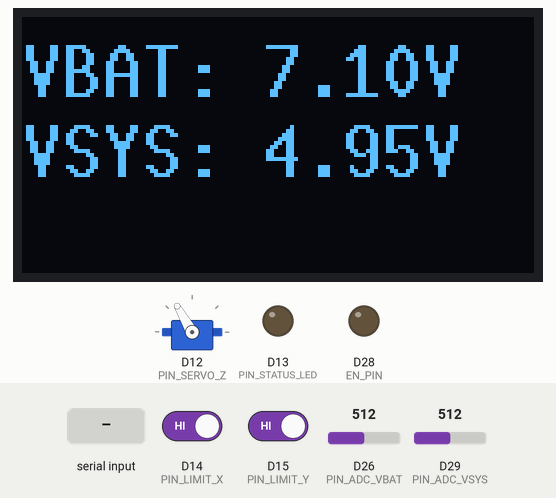
A sketch run on a simulated Arduino Due. On the bench: servo, 128×64 one-colour display, output pins drawn as LEDs (lit = HIGH). Inputs (shaded band) come from the test bench; at power-on: D14 (PIN_LIMIT_X) HIGH, D15 (PIN_LIMIT_Y) HIGH, D26 (PIN_ADC_VBAT) = 512, D29 (PIN_ADC_VSYS) = 512 (analog values on the 0–1023 scale). Stepper angles assume 200 steps per turn; what the sketch prints to the serial monitor is not drawn.

Above: at 2.8 s.

The sketch:

PLOTBOT_V02_stable.ino
```cpp
#include "pins.h"
#include "config.h"
#include "motion.h"
#include "gcode.h"
#include "power_monitor.h"
#include "display.h"

String input;

unsigned long lastCommandTime = 0;

void setup() {
    Serial.begin(14101);
    analogReadResolution(12);

    motionInit();
    gcodeInit();
    displayInit();
    pinMode(LED_BUILTIN, OUTPUT);
    Serial.println("VBAT monitor started");

    Serial.println("PlotBot ready");

    pinMode(EN_PIN, OUTPUT);
    digitalWrite(EN_PIN, LOW);
    lastCommandTime = millis();
}

void loop() {
    digitalWrite(LED_BUILTIN, HIGH);
    float vbat = readVBAT();
    float vsys = readVSYS();
    digitalWrite(LED_BUILTIN, LOW);
    displayVoltages(vbat, vsys);
    delay(1000);

    while (Serial.available()) {
        digitalWrite(EN_PIN, LOW);     // enable drivers
        char c = Serial.read();
        if (c == '\n' || c == '\r') {
            if (input.length()) {
                parseAndExecute(input);
                input = "";
                Serial.println("ok");
            }
        } else {
            input += c;
        }
    }

    delay(1000);

    // Sleep mode
    if (millis() - lastCommandTime > INACTIVITY_TIMEOUT) {
        digitalWrite(EN_PIN, HIGH);     // disable drivers
    }
}
```

display.cpp
```cpp
#include <U8g2lib.h>
#include "pins.h"
#include "display.h"

U8G2_SH1106_128X64_NONAME_F_4W_SW_SPI u8g2(
    U8G2_R0,
    PIN_SPI_SCK,
    PIN_SPI_MOSI,
    PIN_SPI_CS,
    PIN_SPI_MISO,
    U8X8_PIN_NONE
);

void displayInit() {
    u8g2.begin();
}

void displayVoltages(float vbat, float vsys) {
    char buf[16];
    u8g2.clearBuffer();
    u8g2.setFont(u8g2_font_10x20_tr);

    snprintf(buf, sizeof(buf), "VBAT: %.2fV", vbat);
    u8g2.drawStr(0, 20, buf);

    snprintf(buf, sizeof(buf), "VSYS: %.2fV", vsys);
    u8g2.drawStr(0, 40, buf);

    u8g2.sendBuffer();
}
```

display.h
```cpp
#pragma once

void displayInit();
void displayVoltages(float vbat, float vsys);
```

gcode.cpp
```cpp
#include <Arduino.h>
#include "gcode.h"
#include "motion.h"

void gcodeInit() {}

void parseAndExecute(const String& cmd) {
    String c = cmd;
    c.trim();
    c.toUpperCase();

    if (c.startsWith("G28")) {
        homeAxes();
        return;
    }

    if (!c.startsWith("G1")) return;

    float x = currentX;
    float y = currentY;
    float r = currentR;

    int zi = c.indexOf('Z');
    if (zi != -1) setServoZ(c.substring(zi + 1).toInt());

    int xi = c.indexOf('X');
    if (xi != -1) x = c.substring(xi + 1).toFloat();

    int yi = c.indexOf('Y');
    if (yi != -1) y = c.substring(yi + 1).toFloat();

    int ri = c.indexOf('R');
    if (ri != -1) r = c.substring(ri + 1).toFloat();

    moveTo(x, y, r);
}
```

gcode.h
```cpp
#pragma once

void gcodeInit();
void parseAndExecute(const String& cmd);
```

motion.cpp
```cpp
#include <Arduino.h>
#include <AccelStepper.h>
#include <Servo.h>

#include "pins.h"
#include "config.h"
#include "motion.h"

float currentX = 0;
float currentY = 0;
float currentR = 0;
int   currentZ = SERVO_DEFAULT_ANGLE;

AccelStepper stepperRF(AccelStepper::DRIVER, PIN_STEP_RF, PIN_DIR_RF);
AccelStepper stepperLF(AccelStepper::DRIVER, PIN_STEP_LF, PIN_DIR_LF);
AccelStepper stepperRB(AccelStepper::DRIVER, PIN_STEP_RB, PIN_DIR_RB);
AccelStepper stepperLB(AccelStepper::DRIVER, PIN_STEP_LB, PIN_DIR_LB);

Servo servoZ;

void motionInit() {
    pinMode(PIN_LIMIT_X, INPUT_PULLUP);
    pinMode(PIN_LIMIT_Y, INPUT_PULLUP);

    stepperRF.setMaxSpeed(MAX_SPEED);
    stepperLF.setMaxSpeed(MAX_SPEED);
    stepperRB.setMaxSpeed(MAX_SPEED);
    stepperLB.setMaxSpeed(MAX_SPEED);

    stepperRF.setAcceleration(ACCELERATION);
    stepperLF.setAcceleration(ACCELERATION);
    stepperRB.setAcceleration(ACCELERATION);
    stepperLB.setAcceleration(ACCELERATION);

    servoZ.attach(PIN_SERVO_Z, SERVO_MIN_US, SERVO_MAX_US);
    servoZ.write(currentZ);
}

void homeAxes() {
    stepperRF.setSpeed( 100);
    stepperLF.setSpeed(-100);
    stepperRB.setSpeed(-100);
    stepperLB.setSpeed( 100);

    while (digitalRead(PIN_LIMIT_X)) {
        stepperRF.runSpeed();
        stepperLF.runSpeed();
        stepperRB.runSpeed();
        stepperLB.runSpeed();
    }

    stepperRF.setSpeed(-100);
    stepperLF.setSpeed(-100);
    stepperRB.setSpeed(-100);
    stepperLB.setSpeed(-100);

    while (digitalRead(PIN_LIMIT_Y)) {
        stepperRF.runSpeed();
        stepperLF.runSpeed();
        stepperRB.runSpeed();
        stepperLB.runSpeed();
    }

    stepperRF.setCurrentPosition(0);
    stepperLF.setCurrentPosition(0);
    stepperRB.setCurrentPosition(0);
    stepperLB.setCurrentPosition(0);

    currentX = currentY = currentR = 0;
}

void moveTo(float x, float y, float r) {
    float dx = x - currentX;
    float dy = y - currentY;
    float dr = r - currentR;

    stepperRF.move(-dx * STEPS_PER_MM_X + dy * STEPS_PER_MM_Y - dr * STEPS_PER_DEG_R);
    stepperLF.move( dx * STEPS_PER_MM_X + dy * STEPS_PER_MM_Y + dr * STEPS_PER_DEG_R);
    stepperRB.move( dx * STEPS_PER_MM_X + dy * STEPS_PER_MM_Y - dr * STEPS_PER_DEG_R);
    stepperLB.move(-dx * STEPS_PER_MM_X + dy * STEPS_PER_MM_Y + dr * STEPS_PER_DEG_R);

    while (stepperRF.isRunning() || stepperLF.isRunning() ||
           stepperRB.isRunning() || stepperLB.isRunning()) {
        stepperRF.run();
        stepperLF.run();
        stepperRB.run();
        stepperLB.run();
    }

    currentX = x;
    currentY = y;
    currentR = r;
}

void setServoZ(int angle) {
    angle = constrain(angle, 0, 180);
    servoZ.write(angle);
    currentZ = angle;
}
```

motion.h
```cpp
#pragma once

void motionInit();
void homeAxes();
void executeG1(float x, float y, float r);
void moveLinear(float targetX, float targetY, float targetR, float step_mm);
void moveTo(float x, float y, float r);
void setServoZ(int angle);

extern float currentX;
extern float currentY;
extern float currentR;
extern int currentZ;
```

power_monitor.cpp
```cpp
#include <Arduino.h>
#include "pins.h"
#include "config.h"
#include "power_monitor.h"

float readVSYS() {
    uint16_t raw = analogRead(PIN_ADC_VSYS);
    return (raw * 3.3f / 4095.0f) * VSYS_DIVIDER;
}

void powerInit() {
    analogReadResolution(12);
    pinMode(PIN_ADC_VBAT, INPUT);
    pinMode(PIN_LED, OUTPUT);
}

float readVBAT() {
    digitalWrite(PIN_STATUS_LED, HIGH);

    uint16_t raw = analogRead(PIN_ADC_VBAT);
    float v_adc = raw * 3.3f / 4095.0f;
    float v_bat = v_adc * 4.3f;   // 10k + 33k divider
    if (v_bat < 6.0f) v_bat = 0.0f;     // battery not present

    Serial.print("VBAT: ");
    Serial.print(v_bat, 3);
    Serial.println(" V");

    digitalWrite(PIN_STATUS_LED, LOW);
    return v_bat;
}
```

power_monitor.h
```cpp
#pragma once

void powerInit();
float readVBAT();
float readVSYS();
```

config.h
```cpp
#pragma once

// Motion calibration
constexpr float STEPS_PER_MM_X  = 17.95f;
constexpr float STEPS_PER_MM_Y  = 17.00f;
constexpr float STEPS_PER_DEG_R = 45.50f;

// Motion limits
constexpr int MAX_SPEED     = 1500; //1500
constexpr int ACCELERATION  = 1500; //2000
constexpr int HOMING_SPEED  = 200;
constexpr int BACK_OFF_STEPS = 500;

// Servo
constexpr int SERVO_MIN_US = 500;
constexpr int SERVO_MAX_US = 2400;
constexpr int SERVO_DEFAULT_ANGLE = 120;

// Power
constexpr float VBAT_DIVIDER = 5.7f;
constexpr float VSYS_DIVIDER = 3.0f;

// System
constexpr unsigned long INACTIVITY_TIMEOUT = 5000;
```

pins.h
```cpp
#pragma once

// UART
#define PIN_UART_TX    0
#define PIN_UART_RX    1

// I2C
#define PIN_I2C_SDA    2
#define PIN_I2C_SCL    3

// SPI (OLED)
#define PIN_SPI_MISO   4
#define PIN_SPI_CS     5
#define PIN_SPI_SCK    6
#define PIN_SPI_MOSI   7

// General GPIO
#define PIN_GPIO_8     8
#define PIN_GPIO_9     9
#define PIN_GPIO_10    10
#define PIN_GPIO_11    11
#define PIN_GPIO_13    13

// Servo
#define PIN_SERVO_Z    12

// Limit switches
#define PIN_LIMIT_X    14
#define PIN_LIMIT_Y    15

// A4988 drivers
#define PIN_DIR_RF     16
#define PIN_STEP_RF    17
#define PIN_STEP_RB    18
#define PIN_DIR_RB     19
#define PIN_STEP_LB    20
#define PIN_DIR_LB     21
#define PIN_DIR_LF     22
#define PIN_STEP_LF    27
#define EN_PIN         28

// ADC
#define PIN_ADC_VBAT   26
#define PIN_ADC_VSYS   29

// Build-in LED
#define PIN_STATUS_LED LED_BUILTIN
```
